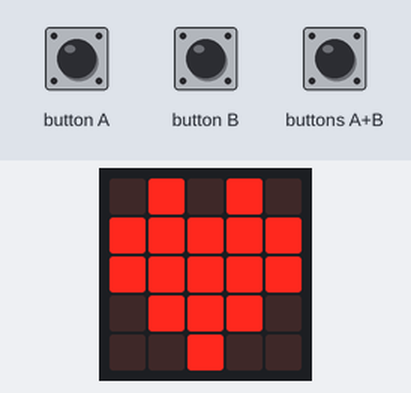
Bench run of a program on a simulated BBC micro:bit (MakeCode). Shown: the board's 5×5 LED display. The inputs (shaded band) are chosen by the test bench.

Above: at 1.8 s.
1.9 s: button A pressed for 0.15 s
At 2.5 s:
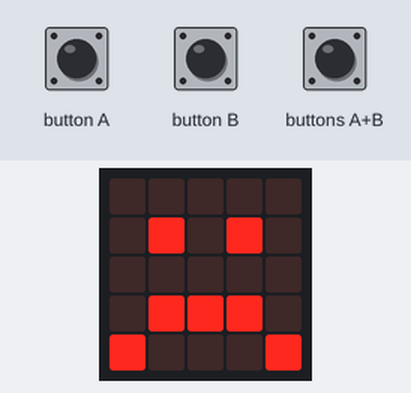
3.5 s: button B pressed for 0.15 s
At 4.8 s:
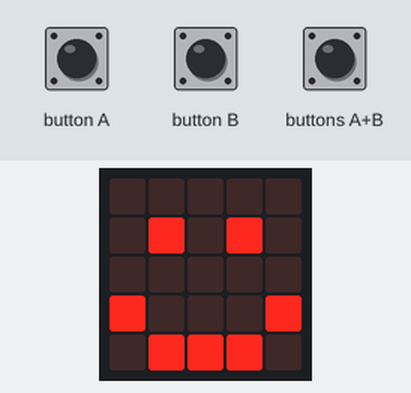
5.1 s: buttons A+B pressed for 0.15 s
At 6.2 s:
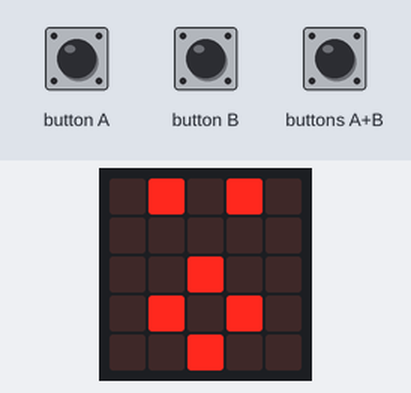
Timing chart, 0 to 8.1 s (numbered marks = the images above; inputs shaded):
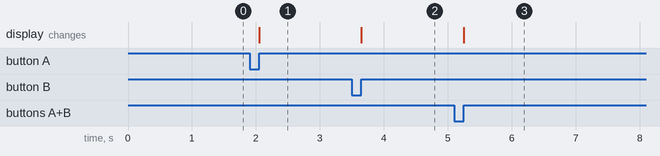

The program:

main.ts
```typescript
input.onButtonPressed(Button.A, function () {
    basic.showIcon(IconNames.Sad)
})
input.onButtonPressed(Button.AB, function () {
    basic.showIcon(IconNames.Surprised)
})
input.onButtonPressed(Button.B, function () {
    basic.showIcon(IconNames.Happy)
})
basic.showIcon(IconNames.Heart)
```

test.ts
```typescript
// i test vanno qui; questi non saranno compilati quando questo pacchetto viene usato come estensione.
```

Measured:
- after the input at 1.9 s, the display: changes after 0.15 s (image 1)
- after the input at 3.5 s, the display: changes after 0.15 s (image 2)
- after the input at 5.1 s, the display: changes after 0.15 s (image 3)
